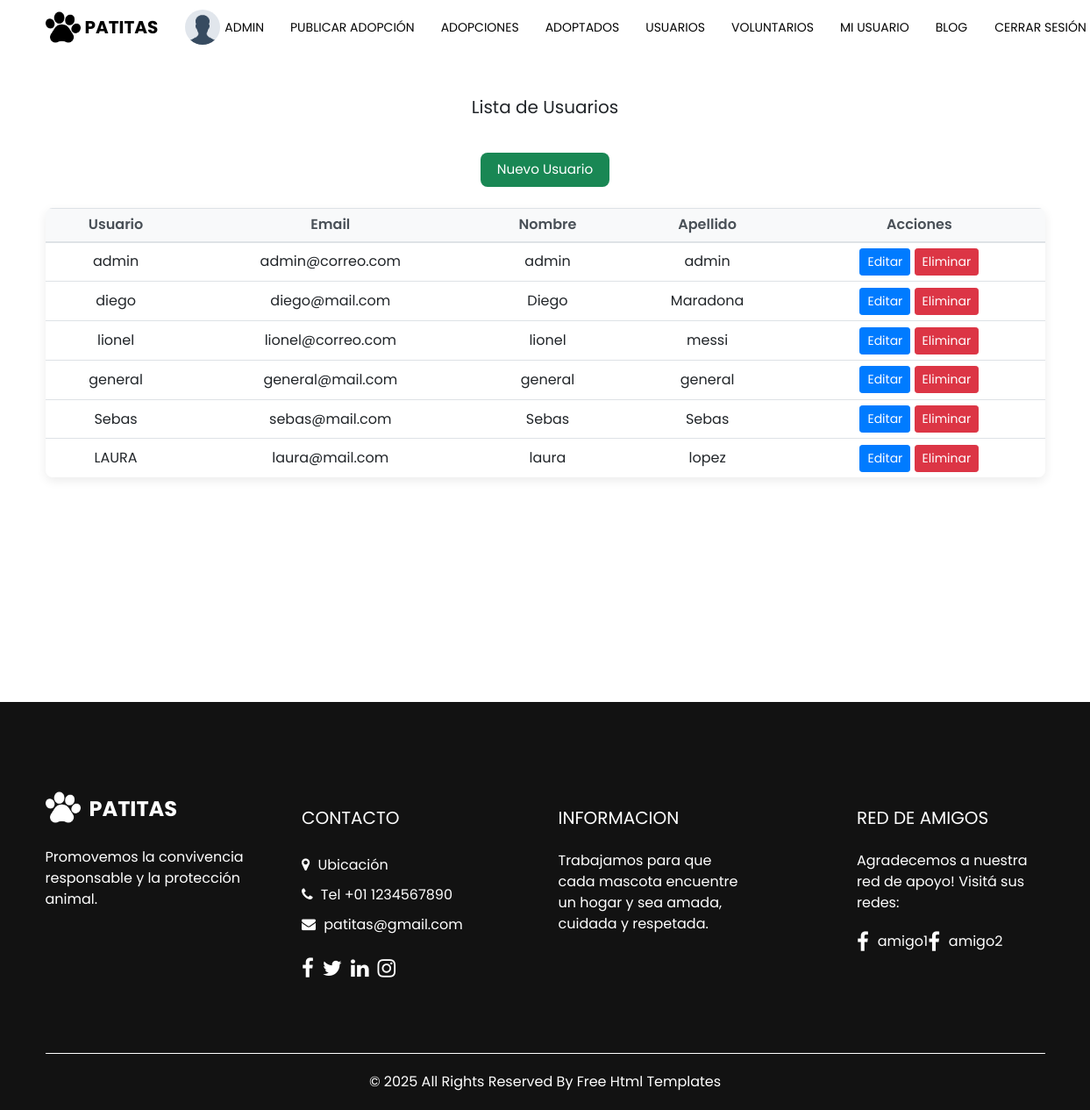
The page /usuarios/usuarios_lista/ (signed in) on the database as committed earlier.
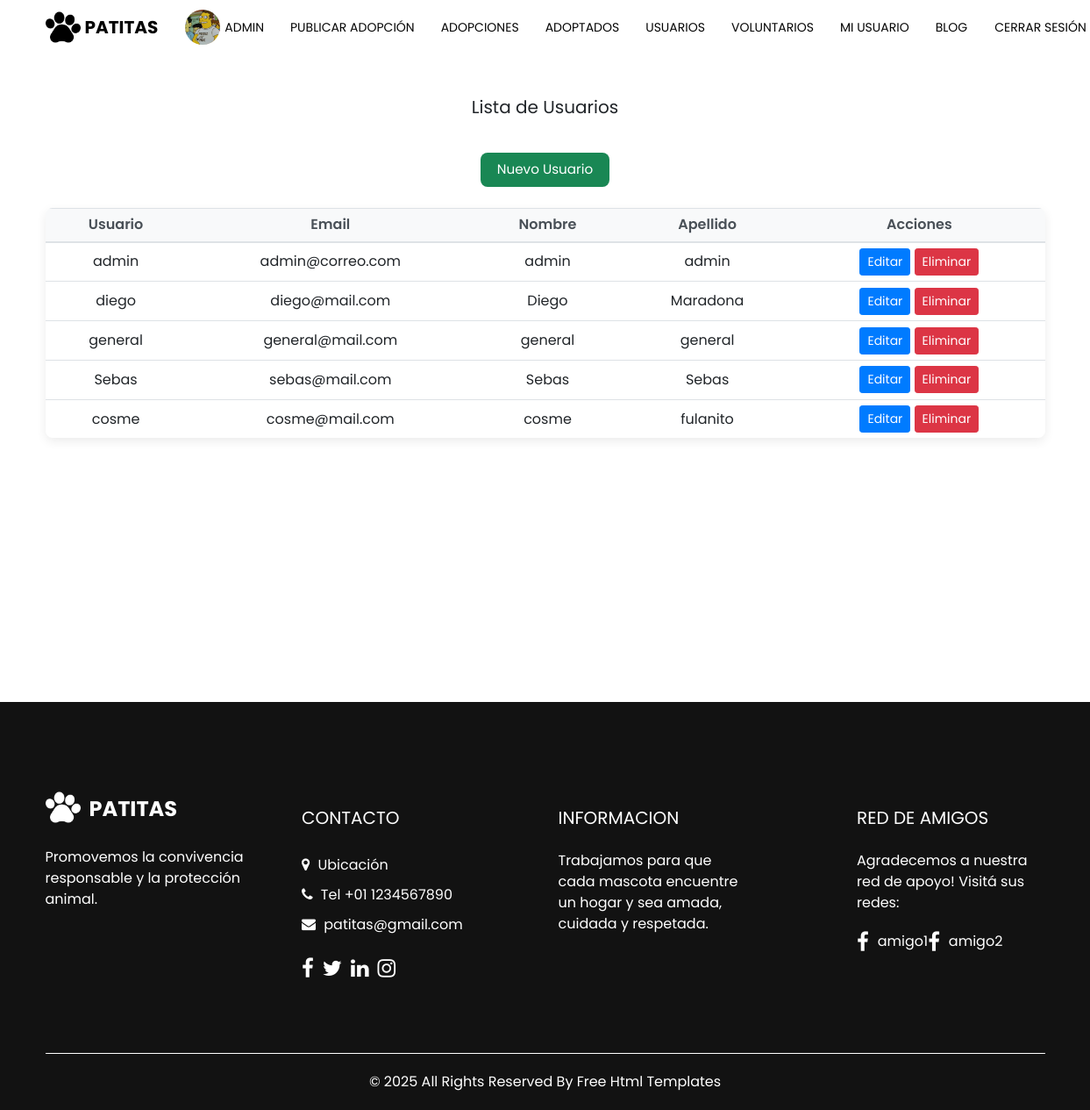
The same page on the database as committed later.
### adopciones/models.py (models this page shows, shortened)
class UsuarioPersonalizado(AbstractUser):
    avatar = models.ImageField(upload_to='avatars/', null=True, blank=True)
    edad = models.IntegerField(null=True, blank=True)
    telefono = models.IntegerField(null=True, blank=True)

### adopciones/views.py (the view)
# urls.py: path('usuarios/usuarios_lista/', views.UsuarioListView.as_view(), name='usuarios_lista'),
class UsuarioListView(SoloAdminMixin, ListView):
    model = UsuarioPersonalizado
    template_name = 'adopciones/usuarios_lista.html'
    context_object_name = 'usuarios'

### adopciones/views.py (called while the page is built)
    def test_func(self):
        return self.request.user.is_superuser or self.request.user.is_staff

### adopciones/templates/adopciones/usuarios_lista.html (shortened to what this page needs)
{% extends "adopciones/index.html" %}
{% block content %}
<section class="usuarios-section">
  <div class="container">
    <div class="heading_container">
      <h2>Lista de Usuarios</h2>
    </div>
    <div class="text-center mb-4">
      <a href="{% url 'registro_usuario' %}" class="btn btn-success">Nuevo Usuario</a>
    </div>
    <div class="table-container">
      <table class="table">
        <thead>
          <tr>
            <th>Usuario</th>
            <th>Email</th>
            <th>Nombre</th>
            <th>Apellido</th>
            {% if request.user.is_staff or request.user.is_superuser %}
              <th>Acciones</th>
            {% endif %}
          </tr>
        </thead>
        <tbody>
          {% for usuario in usuarios %}
            <tr>
              <td>{{ usuario.username }}</td>
              <td>{{ usuario.email }}</td>
              <td>{{ usuario.first_name }}</td>
              <td>{{ usuario.last_name }}</td>
              {% if request.user.is_staff or request.user.is_superuser %}
                <td>
                  <a href="{% url 'usuario_editar' usuario.pk %}" class="btn btn-primary btn-sm">Editar</a>
                  <a href="{% url 'usuario_eliminar' usuario.pk %}" class="btn btn-danger btn-sm">Eliminar</a>
                </td>
              {% endif %}
            </tr>
          {% empty %}
            <tr>
              <td colspan="5" class="empty-message"> No hay usuarios registrados aún.</td>
            </tr>
          {% endfor %}
        </tbody>
      </table>
    </div>
  </div>
</section>
{% endblock %}

### adopciones/templates/adopciones/index.html (shortened to what the changed rows need)
{% load static %}
<!DOCTYPE html>
<html lang="en">
<head>
  <link href="{% static 'css/font-awesome.min.css' %}" rel="stylesheet" />
  <link href="https://cdnjs.cloudflare.com/ajax/libs/ekko-lightbox/5.3.0/ekko-lightbox.css" rel="stylesheet" />
  <link rel="stylesheet" type="text/css" href="{% static 'css/bootstrap.css' %}" />
  <link href="{% static 'css/style.css' %}" rel="stylesheet" />
  <link href="{% static 'css/responsive.css' %}" rel="stylesheet" />
  <link href="{% static 'css/voluntarios.css' %}" rel="stylesheet" />
</head>
<body>
  <div class="hero_area">
    <header class="header_section">
      <div class="container">
        <nav class="navbar navbar-expand-lg custom_nav-container">
          <div class="collapse navbar-collapse" id="navbarSupportedContent">
            <ul class="navbar-nav">
              {% if user.is_authenticated %}
                {% if user.is_superuser %}
                  <li class="nav-item d-flex align-items-center">
                  <a class="nav-link" href="{% url 'index' %}">
                    {% if user.avatar %}
                      <img src="{{ user.avatar.url }}" alt="Avatar" style="height: 40px; width: 40px; object-fit: cover; border-radius: 50%; margin-right: 5px;">
                    {% else %}
                      <img src="{% static 'images/default_avatar.png' %}" alt="Avatar" style="height: 40px; width: 40px; object-fit: cover; border-radius: 50%; margin-right: 5px;">
                    {% endif %}
                    {{ user.username }}
                  </a>
                </li>
                <li class="nav-item d-flex align-items-center">
                  <a class="nav-link" href="{% url 'registrar_mascota' %}">Publicar adopción</a>
                </li>
                <li class="nav-item d-flex align-items-center">
                  <a class="nav-link" href="{% url 'publicaciones' %}">Adopciones</a>
                </li>
                <li class="nav-item d-flex align-items-center">
                  <a class="nav-link" href="{% url 'lista_adoptados' %}">Adoptados</a>
                </li>
                <li class="nav-item d-flex align-items-center">
                  <a class="nav-link" href="{% url 'usuarios_lista' %}">Usuarios</a>
                </li>
                <li class="nav-item d-flex align-items-center">
                  <a class="nav-link" href="{% url 'voluntarios_lista' %}">Voluntarios</a>
                </li>
                <li class="nav-item d-flex align-items-center">
                  <a class="nav-link" href="{% url 'editar_perfil' %}">Mi Usuario</a>
                </li>
                <li class="nav-item d-flex align-items-center">
                  <a class="nav-link pr-lg-0" href="{% url 'contact' %}">Blog</a>
                </li>
                <li class="nav-item d-flex align-items-center">
                   <form method="post" action="{% url 'logout' %}">
                      <button type="submit" class="nav-link btn btn-link p-0" style="display: inline; cursor: pointer;">
                      Cerrar sesión
                      </button>
                  </form>
                </li>
              {% endif %}
              {% endif %}
            </ul>
          </div>
        </nav>
      </div>
    </header>
    {% block content %}{% endblock %}
  </div>
</body>
</html>

Rows that differ between the two databases and show on the page:
removed UsuarioPersonalizado: username "lionel", email "lionel@correo.com", first_name "lionel", last_name "messi"
removed UsuarioPersonalizado: username "LAURA", email "laura@mail.com", first_name "laura", last_name "lopez"
changed UsuarioPersonalizado "admin": avatar: picture added
added UsuarioPersonalizado: username "cosme", email "cosme@mail.com", first_name "cosme", last_name "fulanito"
